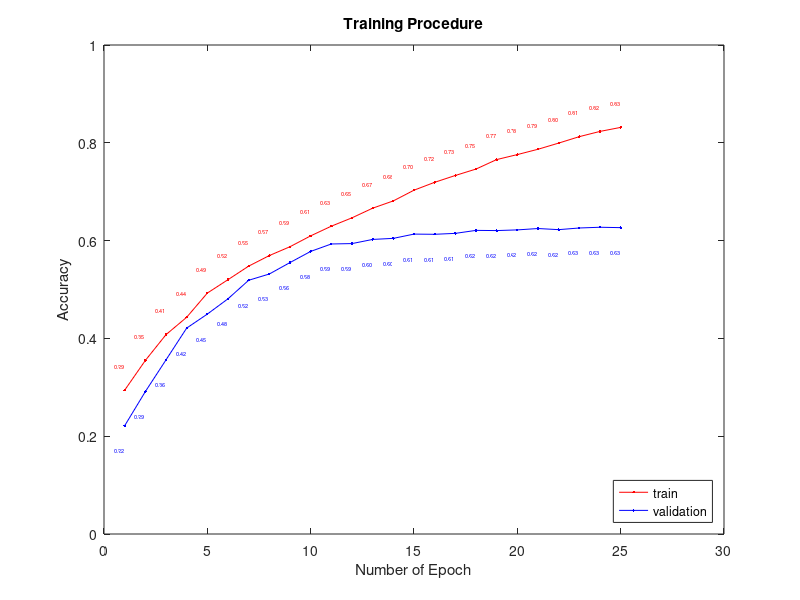

MATLAB code for this plot:
x = [1:25];
y = [0.2941 0.3549 0.4077 0.4432 0.4927 0.5201 0.5478 0.5694 0.5875 0.6097 0.6295 0.6466 0.6663 0.6812 0.7031 0.7192 0.7332 0.7463 0.7657 0.7759 0.7868 0.7994 0.8126 0.8233 0.8315];
yv = [0.2214 0.2912 0.3561 0.4211 0.4497 0.4810 0.5189 0.5317 0.5551 0.5779 0.5931 0.5939 0.6024 0.6046 0.6133 0.6129 0.6148 0.6209 0.6205 0.6219 0.6247 0.6224 0.6258 0.6273 0.6265];
plot(x, y, '.-r', x, yv, '.-b');
xlabel('Number of Epoch');
ylabel('Accuracy');
axis([0 30 0 1]);
title('Training Procedure');
for i = 1 : 25
    text(x(i) - 0.5, y(i) + 0.05, sprintf('%0.2f', y(i)), 'FontSize', 4, 'color', 'red');
    text(x(i) - 0.5, yv(i) - 0.05, sprintf('%0.2f', yv(i)), 'FontSize', 4, 'color', 'blue');
end
legend('train','validation','location','southeast');
